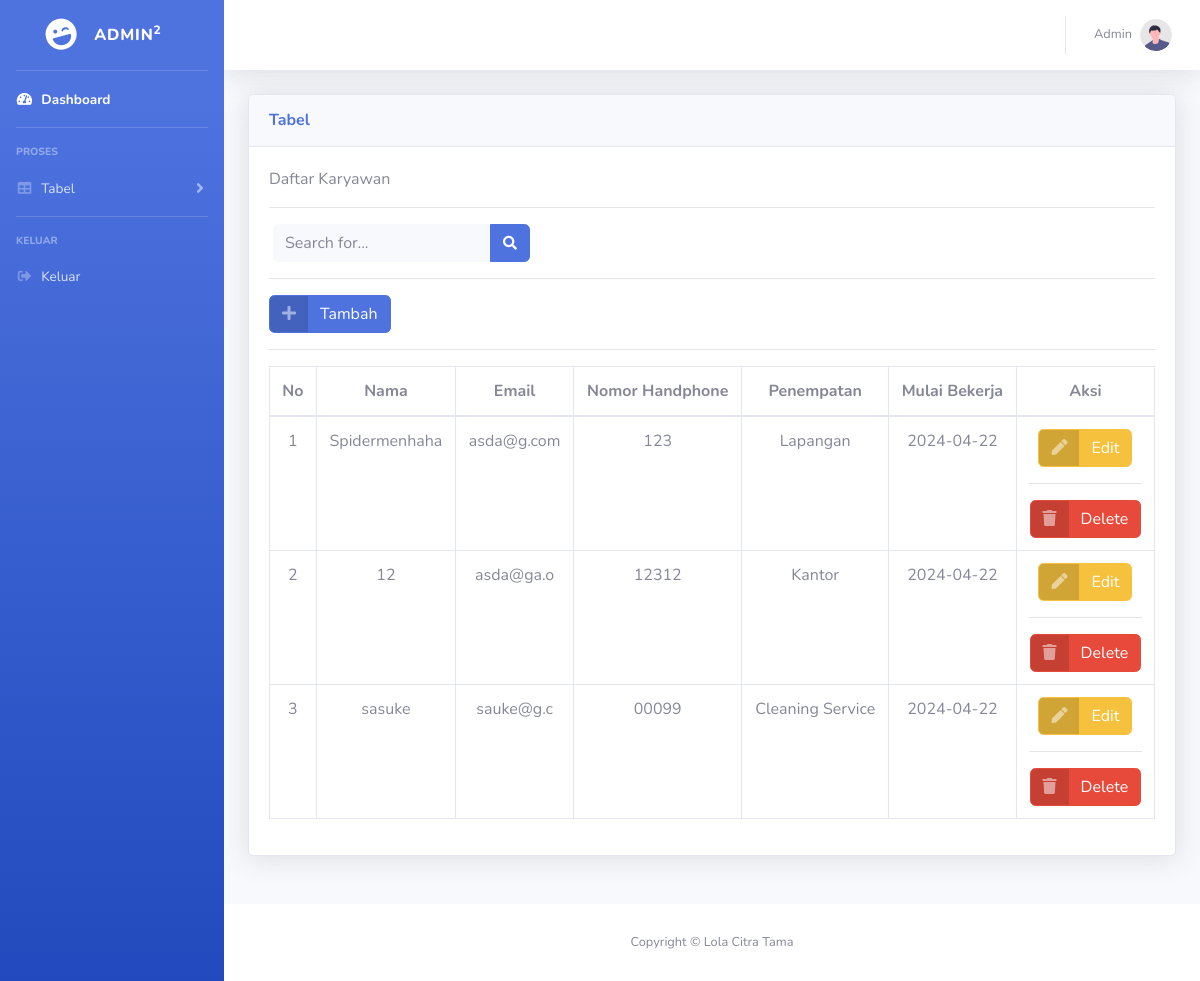
/table_karyawan.php, run on the app's committed database.
### tables this page shows
CREATE TABLE IF NOT EXISTS `karyawan` (
  `id` int NOT NULL AUTO_INCREMENT,
  `nama` varchar(225) NOT NULL,
  `email` varchar(225) NOT NULL,
  `no_telp` tinytext NOT NULL,
  `penempatan` enum('Lapangan','Kantor','Cleaning Service') NOT NULL,
  `tgl_masuk` date NOT NULL,
  `update` timestamp NULL DEFAULT NULL,
  PRIMARY KEY (`id`),
  UNIQUE KEY `nama` (`nama`)
);

### table_karyawan.php (the view, shortened to what this page needs)
<?php
require_once "php\karyawan_cs.php";
$title = "Admin";
?>
<!DOCTYPE html>
<html lang="en">
<head>
    <link href="vendor/fontawesome-free/css/all.min.css" rel="stylesheet" type="text/css">
    <link href="css/sb-admin-2.min.css" rel="stylesheet">
</head>
<body id="page-top">
    <div id="wrapper">
        <ul class="navbar-nav bg-gradient-primary sidebar sidebar-dark accordion" id="accordionSidebar">
            <a class="sidebar-brand d-flex align-items-center justify-content-center" href="index.php">
                <div class="sidebar-brand-icon rotate-n-15">
                    <i class="fas fa-laugh-wink"></i>
                </div>
                <div class="sidebar-brand-text mx-3"><?= $title ?><sup>2</sup></div>
            </a>
            <hr class="sidebar-divider my-0">
            <li class="nav-item active">
                <a class="nav-link" href="index.php">
                    <i class="fas fa-fw fa-tachometer-alt"></i>
                    <span>Dashboard</span></a>
            </li>
            <hr class="sidebar-divider">
            <div class="sidebar-heading">
                Proses
            </div>
            <li class="nav-item">
                <a class="nav-link collapsed" href="#" data-toggle="collapse" data-target="#collapseTwo" aria-expanded="true" aria-controls="collapseTwo">
                    <i class="fas fa-fw fa-table"></i>
                    <span>Tabel</span>
                </a>
            </li>
            <hr class="sidebar-divider">
            <div class="sidebar-heading">
                Keluar
            </div>
            <li class="nav-item">
                <a class="nav-link" href="logout.php">
                    <i class="fas fa-fw fa-sign-out-alt"></i>
                    <span>Keluar</span></a>
            </li>
        </ul>
        <div id="content-wrapper" class="d-flex flex-column">
            <div id="content">
                <nav class="navbar navbar-expand navbar-light bg-white topbar mb-4 static-top shadow">
                    <ul class="navbar-nav ml-auto">
                        <li class="nav-item dropdown no-arrow">
                            <a class="nav-link dropdown-toggle" href="#" id="userDropdown" role="button" data-toggle="dropdown" aria-haspopup="true" aria-expanded="false">
                                <span class="mr-2 d-none d-lg-inline text-gray-600 small"><?= $title ?></span>
                                <img class="img-profile rounded-circle" src="img/undraw_profile.svg">
                            </a>
                        </li>
                    </ul>
                </nav>
                <div class="container-fluid">
                    <div class="row">
                        <div class="col-lg-12 mb-4">
                            <div class="card shadow mb-4">
                                <div class="card-header py-3">
                                    <h6 class="m-0 font-weight-bold text-primary">Tabel</h6>
                                </div>
                                <div class="card-body">
                                    <h8 class="m-0 font-weight">Daftar Karyawan</h6>
                                        <hr class="sidebar-divider d-none d-md-block">
                                        <div class="row">
                                            <form class="d-none d-sm-inline-block form-inline mr-auto ml-md-3 my-2 my-md-0 mw-100 navbar-search" method="post" action="">
                                                <?php
                                                if (isset($_POST['search'])) {
                                                    $search = $_POST['search'];
                                                    $sql = "SELECT * FROM karyawan
                                                            WHERE nama LIKE '%" . $search . "%'
                                                            OR email LIKE '%" . $search . "%'
                                                            OR no_telp LIKE '%" . $search . "%'
                                                            OR penempatan LIKE '%" . $search . "%'
                                                            OR tgl_masuk LIKE '%" . $search . "%'";
                                                    $result = $koneksi->query($sql);
                                                } else {
                                                    $sql = "SELECT * FROM karyawan";
                                                    $result = $koneksi->query($sql);
                                                }
                                                ?>
                                                <div class="input-group">
                                                    <input type="text" class="form-control bg-light border-0 small" placeholder="Search for..." aria-label="Search" aria-describedby="basic-addon2" name="search">
                                                    <div class="input-group-append">
                                                        <button class="btn btn-primary" type="submit" name="submit_search">
                                                            <i class="fas fa-search fa-sm"></i>
                                                        </button>
                                                    </div>
                                                </div>
                                            </form>
                                        </div>
                                        <hr class="sidebar-divider">
                                        <a href="tambah_karyawan.php">
                                            <button class="btn btn-primary btn-icon-split">
                                                <span class="icon text-white-50">
                                                    <i class="fas fa-plus"></i>
                                                </span>
                                                <span class="text">Tambah</span>
                                            </button>
                                        </a>
                                        <hr class="sidebar-divider">
                                        <div class="table-responsive">
                                            <table class="table table-bordered display dataTable " id="dataTable" width="100%" cellspacing="1">
                                                <thead class="display nowrap">
                                                    <tr class="text-center">
                                                        <th class="d-none d-md-table-cell">No</th>
                                                        <th class="d-none d-md-table-cell">Nama</th>
                                                        <th class="d-none d-md-table-cell">Email</th>
                                                        <th class="d-none d-md-table-cell">Nomor Handphone</th>
                                                        <th class="d-none d-md-table-cell">Penempatan</th>
                                                        <th class="d-none d-md-table-cell">Mulai Bekerja</th>
                                                        <th class="d-none d-md-table-cell">Aksi</th>
                                                    </tr>
                                                </thead>
                                                <tbody class="text-center nowrap">
                                                    <?php
                                                    $no = 1;
                                                    while ($data = $result->fetch_array()) {
                                                    ?>
                                                        <tr">
                                                            <td><?= $no++ ?></td>
                                                            <td><?= $data['nama'] ?></td>
                                                            <td><?= $data['email'] ?></td>
                                                            <td><?= $data['no_telp'] ?></td>
                                                            <td><?= $data['penempatan'] ?></td>
                                                            <td><?= $data['tgl_masuk'] ?></td>
                                                            <td>
                                                                <a href="edit_karyawan.php?id=<?= $data['id'] ?>">
                                                                    <button class="btn btn-warning btn-icon-split">
                                                                        <span class="icon text-white-50">
                                                                            <i class="fas fa-pen"></i>
                                                                        </span>
                                                                        <span class="text">Edit</span>
                                                                    </button>
                                                                </a>
                                                                <br><hr>
                                                                <a href="delete_karyawan.php?id=<?= $data['id'] ?>">
                                                                    <button class="btn btn-danger btn-icon-split">
                                                                        <span class="icon text-white-50">
                                                                            <i class="fas fa-trash"></i>
                                                                        </span>
                                                                        <span class="text">Delete</span>
                                                                    </button>
                                                                </a>
                                                            </td>
                                                    <?php
                                                    }
                                                    ?>
                                                </tbody>
                                            </table>
                                        </div>
                                </div>
                            </div>
                        </div>
                    </div>
                </div>
                <footer class="sticky-footer bg-white">
                    <div class="container my-auto">
                        <div class="copyright text-center my-auto">
                            <span>Copyright &copy; Lola Citra Tama</span>
                        </div>
                    </div>
                </footer>
            </div>
        </div>
</body>
</html>

### data on the page
karyawan: nama "Spidermenhaha", email "asda@g.com", no_telp "123", penempatan "Lapangan", tgl_masuk "2024-04-22"
karyawan: nama "12", email "asda@ga.o", no_telp "12312", penempatan "Kantor", tgl_masuk "2024-04-22"
karyawan: nama "sasuke", email "sauke@g.c", no_telp "00099", penempatan "Cleaning Service", tgl_masuk "2024-04-22"

### other printed values
$title "ADMIN"
$title "Admin"
